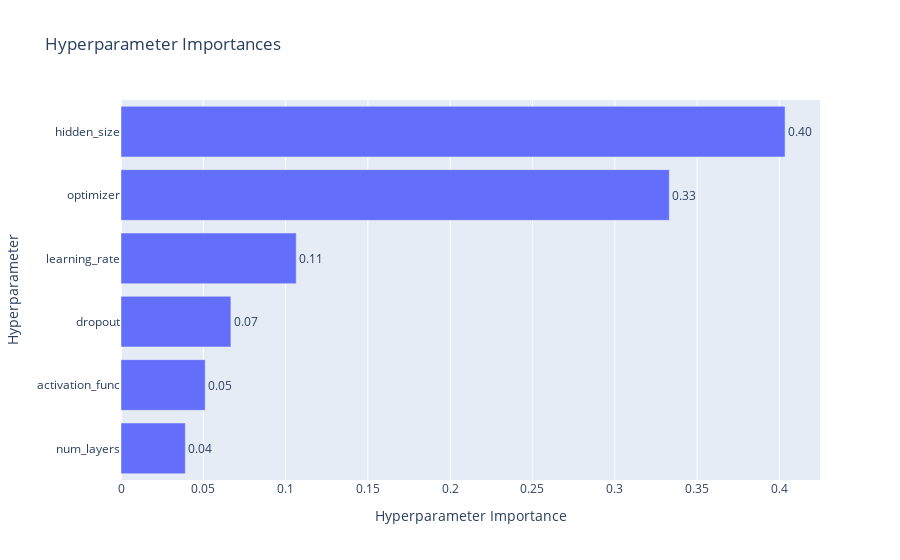

Source (notebook cell):
### Markdown cell above
# 2. Second Output CO2

### Code cell
"""
Optuna example that optimizes multi-layer perceptrons using PyTorch.

In this example, we optimize the validation accuracy of fashion product recognition using
PyTorch. We optimize the neural network architecture as well as the optimizer
configuration.
"""

### could add function to choose the output (model name and data)
model_name = model_name_CO2
X_train = X_train_CO2_T 
X_valid = X_valid_CO2_T
X_test = X_test_CO2_T
y_train = y_train_CO2_T
y_valid = y_valid_CO2_T
y_test = y_test_CO2_T
model_path = f'{model_name_CO2}.pt'

def objective_CO2_pruning(trial, save_model = False):
    
    params = {              ## the range of parameters might be too large, thus taking a lot of time  (change)
        "num_layers": trial.suggest_int("num_layers", 1,7,1),   
        "hidden_size": trial.suggest_int("hidden_size", 1, 25,1),  
        "dropout": trial.suggest_uniform("dropout", 0.1, 0.3),
        "learning_rate": trial.suggest_loguniform("learning_rate",1e-4, 1e-1),
        "optimizer": trial.suggest_categorical("optimizer", ["Adam", "RMSprop", "SGD"]),
        "activation_func": trial.suggest_categorical("activation_func", ["ReLU", "Sigmoid", "Tanh"])
        }
    
###     def run_training(trial, params, ):   ### function included in objective function
    model = Model(
    nfeatures=X_train.shape[1], 
    ntargets=1, # y_train.shape[1]   
    nlayers=params["num_layers"], 
    hidden_size=params["hidden_size"],
    dropout=params["dropout"],
    activation_func = params["activation_func"] 
             )
    optimizer = getattr(optim, params["optimizer"])(model.parameters(), lr=params["learning_rate"]) 
    eng = Engine(model, optimizer) 

    best_loss = np.inf
    early_stopping_iter = 10
    early_stopping_counter = 0
    
    for epoch in range(EPOCHS):
        train_loss = eng.train(X_train, y_train) ##train_loader)
        valid_loss = eng.evaluate(X_valid, y_valid) ##train_loader)
        print(f"{epoch}, {train_loss}, {valid_loss}")
        if valid_loss < best_loss:
            best_loss = valid_loss
            if save_model:
                torch.save(model, f"{model_name}.pt" )
        
        ######## Add pruning ######
        trial.report(best_loss, epoch)

        # Handle pruning based on the intermediate value.
        if trial.should_prune():
            raise optuna.exceptions.TrialPruned()
    
        else:
            early_stopping_counter += 1

        if early_stopping_counter > early_stopping_iter:
            break
     
    print('R2 Values:')
    print('                ')
    print(f'Best model R2 in Test: {r2_score(y_test, model(X_test).detach().numpy())}')
    print(f'Best model R2 in Valid: {r2_score(y_valid, model(X_valid).detach().numpy())}')
    print(f'Best model R2 in Train: {r2_score(y_train, model(X_train).detach().numpy())}')
    print('---------------------------------------------')
        
    return best_loss

if __name__ == "__main__":
    
    if path.isfile(model_path): ## look for the model in the existing directory
        print('Loading pre-trained model from: {}'.format(model_path))
    
    else:
    
        study_ANN = optuna.create_study(direction='minimize', sampler=TPESampler()) 
        study_ANN.optimize(objective_CO2_pruning, n_trials = optuna_n_trials, show_progress_bar = True)   ### change "optuna_n_trials" manually if needed

        ############ Show the best parameters 

        print("Number of finished trials: {}".format(len(study_ANN.trials)))
        print("Best trial:")
        trial_ANN = study_ANN.best_trial

        print("  Value: {}".format(trial_ANN.value))

        print("  Params: ")
        for key, value in trial_ANN.params.items():
            print("    {}: {}".format(key, value))

        ## Hyperparameter Importance Plot

        fig_1 = optuna.visualization.plot_param_importances(study_ANN)
        fig_1.show()

        ############ Saving the model (trained with the best parameters)    

        print(trial_ANN.params) ## best parameters

        scores = 0
        scr = run_training(trial_ANN.params, model_name, X_train, X_valid, y_train, y_valid, save_model = True)
        print(scr)

        print('Finished training the model. Saving the model to the path: {}'.format(model_path))

        ### Printing Number of Pruned Trials ####

        pruned_trials = study_ANN.get_trials(deepcopy=False, states=[TrialState.PRUNED])
        complete_trials = study_ANN.get_trials(deepcopy=False, states=[TrialState.COMPLETE])

        print("Study statistics: ")
        print("  Number of finished trials: ", len(study_ANN.trials))
        print("  Number of pruned trials: ", len(pruned_trials))
        print("  Number of complete trials: ", len(complete_trials))

### Figure 1 — Plotly figure (JSON) as saved in the notebook; plotly's stock layout.template omitted (floating-point values rounded to 4 significant figures)
{"data": [{"cliponaxis": false, "hovertemplate": ["num_layers (IntDistribution): 0.03908634969789221<extra></extra>", "activation_func (CategoricalDistribution): 0.05115465820497985<extra></extra>", "dropout (FloatDistribution): 0.06675460795998535<extra></extra>", "learning_rate (FloatDistribution): 0.1064517043697922<extra></extra>", "optimizer (CategoricalDistribution): 0.3331120722760516<extra></extra>", "hidden_size (IntDistribution): 0.40344060749129873<extra></extra>"], "name": "Objective Value", "orientation": "h", "text": ["0.04", "0.05", "0.07", "0.11", "0.33", "0.40"], "textposition": "outside", "type": "bar", "x": [0.03909, 0.05115, 0.06675, 0.1065, 0.3331, 0.4034], "y": ["num_layers", "activation_func", "dropout", "learning_rate", "optimizer", "hidden_size"]}], "layout": {"title": {"text": "Hyperparameter Importances"}, "xaxis": {"title": {"text": "Hyperparameter Importance"}}, "yaxis": {"title": {"text": "Hyperparameter"}}}}
